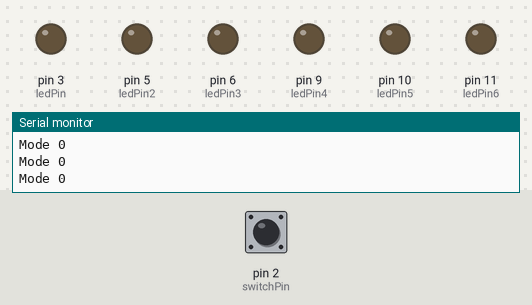
A sketch run on a simulated Arduino Uno, built with avr-gcc and run on an emulated ATmega328P. Parts: output pins drawn as LEDs (lit = HIGH), the last lines printed to the serial monitor. The test bench sets the inputs (shaded band); at power-on: pin 2 (switchPin) LOW.

Above: at 1.2 s.
1.3 s: pin 2 (switchPin) pulled HIGH for 0.15 s
At 2.6 s:
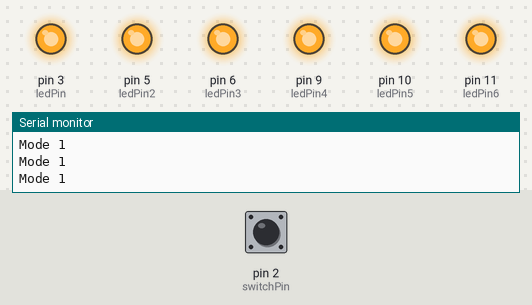
2.9 s: pin 2 (switchPin) pulled HIGH for 1 s
At 5.3 s:
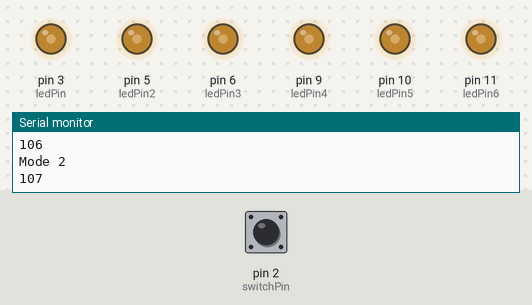
Timing chart, 0 to 12.9 s (numbered marks = the images above; inputs shaded):
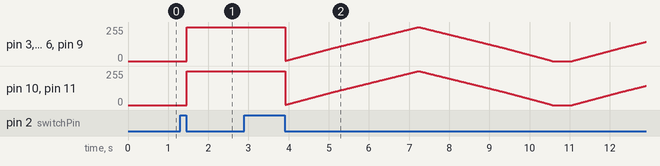

Measured:
- after the input at 1.3 s, pin 3 (ledPin), pin 5 (ledPin2), pin 6 (ledPin3), pin 9 (ledPin4), pin 10 (ledPin5), pin 11 (ledPin6): 0/255 → 255/255 after 0.16 s

The sketch:

EmotionLeds.ino
```cpp
int ledPin = 3;
int ledPin2 = 5;
int ledPin3 = 6;
int ledPin4 = 9;
int ledPin5 = 10;
int ledPin6 = 11;

int switchPin = 2;
int switchRead = 0;
int mode = 0;

boolean pressing = false;

//Mode 2 Variables
int counter = 0;

bool flipFlop = false;

long pMillis = 0;

int interval = 5;

void setup() {
  // put your setup code here, to run once:
  pinMode(ledPin, OUTPUT);
  pinMode(ledPin2, OUTPUT);
  pinMode(ledPin3, OUTPUT);
  pinMode(ledPin4, OUTPUT);
  pinMode(ledPin5, OUTPUT);
  pinMode(ledPin6, OUTPUT);

  pinMode(switchPin, INPUT);
  Serial.begin(9600);
}

void loop() {

  switchRead = digitalRead(switchPin);
  //Serial.println(switchRead);

  if (switchRead == 1) {
    pressing = true;
  }

  if (switchRead == 0 && pressing == true) {
    pressing = false;
    //do something
    //counter = counter + 1;
    mode++;
    Serial.println(mode);
  }

  if (mode == 0) {
    //Reset of Off Condition
    digitalWrite(ledPin, LOW);
    digitalWrite(ledPin2, LOW);
    digitalWrite(ledPin3, LOW);
    digitalWrite(ledPin4, LOW);
    digitalWrite(ledPin5, LOW);
    digitalWrite(ledPin6, LOW);
    Serial.println("Mode 0");

  }
  else if (mode == 1) {
    digitalWrite(ledPin, HIGH);
    digitalWrite(ledPin2, HIGH);
    digitalWrite(ledPin3, HIGH);
    digitalWrite(ledPin4, HIGH);
    digitalWrite(ledPin5, HIGH);
    digitalWrite(ledPin6, HIGH);
    Serial.println("Mode 1");

  } else if (mode == 2) {
    //run Mode program
    if (millis() - pMillis >= interval) {
      pMillis = millis();
      if (flipFlop == false) {
        counter++;
      } else {
        counter--;

      }
      Serial.println(counter);
    }

    analogWrite(ledPin, counter);
    analogWrite(ledPin2, counter);
    analogWrite(ledPin3, counter);
    analogWrite(ledPin4, counter);
    analogWrite(ledPin5, counter);
    analogWrite(ledPin6, counter);


    if (counter >= 255) {
      flipFlop = true;
    }

    if (counter <= 0) {
      flipFlop = false;
      delay(500);
    }


    Serial.println("Mode 2");

  } else {
    mode = 0;
  }

}
```
